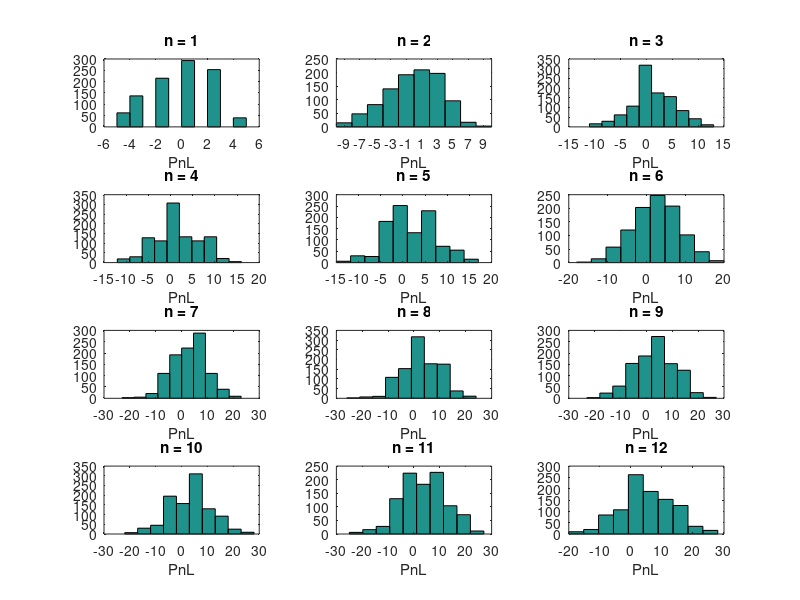
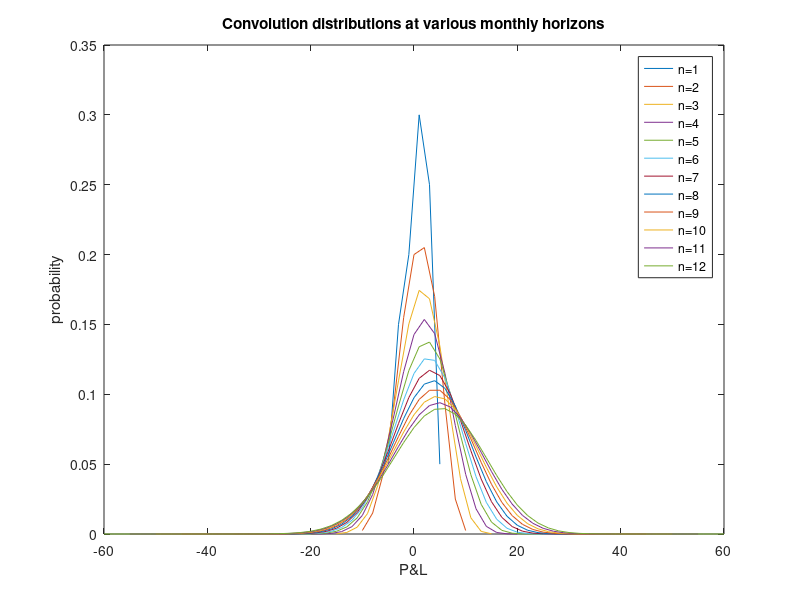

These charts were generated, in order, by the following MATLAB code: (Note: this script raises an error after producing the figures.)
clear; clc;
%Given the following PnL and associated probaility of each PnL
probs = [0.05 0.15 0.2 0.3 0.25 0.05];
PnL = [   -5   -3  -1   1    3    5];
%Simulations size
B = 1000;
%To gain yearly, need 12 months - then go into 1000 simulations - then in
%each simulation add up the 12 numbers
for n=1:12
    for i = 1:B
        interationB = 0;
        for j = 1:n
            interationB = interationB + datasample(PnL,1,'Weights',probs);
        end
        simB(i) = interationB;
    end
    %Sort and index into the 5th percentile-assuming B is round digit(1000)
    sortsimB = sort(simB);
    %Take percentile
    VaR(n) = sortsimB(0.05*B);
    VaRindex = find(sortsimB==VaR(n));
    ES(n) = mean(sortsimB(1:VaRindex(1)));
    figure(1)
    subplot(4,3,n)
    %changed colour in report to green
    hist(simB)
    title(['n = ' num2str(n)])
    xlabel('PnL')
end

%Convolution - want to put each timestep into one list within A cell
convolution{1}=probs;
nodes{1}=PnL;
figure(2)
plot(nodes{1},convolution{1})
title('n = 1')
xlabel('PnL')
ylabel('Probability')
legend('n=1')
hold on
for i = 2:12
    nodes{i} = [-5*i:2:5*i];
    convolution{i} = conv(convolution{i-1},convolution{1});
    plot(nodes{i},convolution{i})
end
 title('Convolution distributions at various monthly horizons')
 xlabel('P&L')
 ylabel('probability')
 legend('n=1','n=2','n=3','n=4','n=5','n=6','n=7','n=8','n=9','n=10','n=11','n=12')
 hold off

%Get the VaR and ES in each list in each cell 
for i=1:12    
    %VaR calculation
    VaRindex = find(cumsum(convolution{i})>=0.05);
    VaRC(i) = nodes{i}(VaRindex(1));
   
    %ES
    CumSum = cumsum(convolution{i}(1:VaRindex(1)));
    ESC(i) = sum(nodes{i}(1:VaRindex(1)).*(convolution{i}(1:VaRindex(1))/CumSum(length(CumSum))));
end
%table of results
T = array2table([VaR; ES; VaRC; ESC]);
T.Properties.VariableNames = {'n1', 'n2', 'n3', 'n4', 'n5', 'n6', 'n7', 'n8', 'n9', 'n10', 'n11', 'n12'};
T.Properties.RowNames = {'VaRMC' 'ESMC' 'VaRConv' 'ESConv'}






